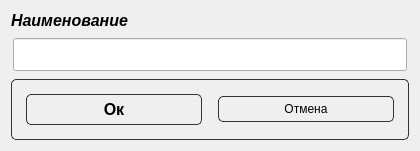
<?xml version="1.0" encoding="UTF-8"?>
<ui version="4.0">
 <class>AddNameForm</class>
 <widget class="QDialog" name="AddNameForm">
  <property name="geometry">
   <rect>
    <x>0</x>
    <y>0</y>
    <width>420</width>
    <height>144</height>
   </rect>
  </property>
  <property name="windowTitle">
   <string>Dialog</string>
  </property>
  <layout class="QVBoxLayout" name="verticalLayout">
   <item>
    <widget class="QLabel" name="label_name">
     <property name="font">
      <font>
       <family>Arial</family>
       <pointsize>12</pointsize>
       <italic>true</italic>
       <bold>true</bold>
      </font>
     </property>
     <property name="styleSheet">
      <string notr="true">background-color: none;
color: black;
font-family: &quot;Arial&quot;;
font-size: 12pt;
border: none;</string>
     </property>
     <property name="text">
      <string>Наименование</string>
     </property>
    </widget>
   </item>
   <item>
    <widget class="QLineEdit" name="edit_name">
     <property name="styleSheet">
      <string notr="true">color: black;
font-family: &quot;Arial&quot;;
font-size: 14pt;
margin: 2px;
padding: 3px;</string>
     </property>
    </widget>
   </item>
   <item>
    <widget class="QFrame" name="frame1">
     <property name="styleSheet">
      <string notr="true">color: black;
border: 1px solid rgba(0, 0, 0, 200);
border-radius : 5px;</string>
     </property>
     <layout class="QHBoxLayout" name="horizontalLayout">
      <item>
       <widget class="QPushButton" name="btn_ok">
        <property name="font">
         <font>
          <family>Arial</family>
          <pointsize>12</pointsize>
          <italic>false</italic>
          <bold>true</bold>
         </font>
        </property>
        <property name="styleSheet">
         <string notr="true">QPushButton {
font: 12pt &quot;Arial&quot;;
margin: 5px;
padding: 5px;
color: black;
font-weight: bold;
border: 1px solid rgba(0, 0, 0, 200);
border-radius : 5px;
}
QPushButton:hover {
background-color: rgba(2, 144, 0, 100);
color:white;
font-weight: bold;
border: 1px solid rgba(0, 0, 0, 200);
border-radius : 5px;
}
QPushButton:pressed {
background-color: rgba(2, 144, 0, 150);
color:white;
border: 1px solid rgba(0, 0, 0, 200);
border-radius : 5px;
}</string>
        </property>
        <property name="text">
         <string>Ок</string>
        </property>
       </widget>
      </item>
      <item>
       <widget class="QPushButton" name="btn_cancel">
        <property name="styleSheet">
         <string notr="true">QPushButton {
font: 12pt &quot;Arial&quot;;
margin: 5px;
padding: 5px;
color: black;
border: 1px solid rgba(0, 0, 0, 200);
border-radius : 5px;
}
QPushButton:hover {
background-color: rgba(2, 144, 0, 100);
color:white;
border: 1px solid rgba(0, 0, 0, 200);
border-radius : 5px;
}
QPushButton:pressed {
background-color: rgba(2, 144, 0, 150);
color:white;
border: 1px solid rgba(0, 0, 0, 200);
border-radius : 5px;
}</string>
        </property>
        <property name="text">
         <string>Отмена</string>
        </property>
       </widget>
      </item>
     </layout>
    </widget>
   </item>
  </layout>
 </widget>
 <resources/>
 <connections/>
</ui>
